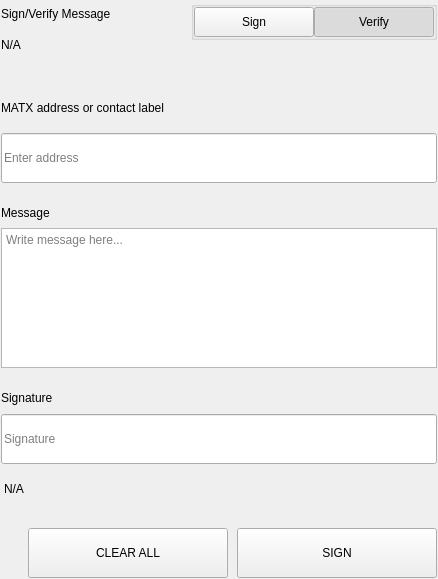
<?xml version="1.0" encoding="UTF-8"?>
<ui version="4.0">
 <class>SettingsSignMessageWidgets</class>
 <widget class="QWidget" name="SettingsSignMessageWidgets">
  <property name="geometry">
   <rect>
    <x>0</x>
    <y>0</y>
    <width>438</width>
    <height>579</height>
   </rect>
  </property>
  <property name="windowTitle">
   <string notr="true">N/A</string>
  </property>
  <layout class="QVBoxLayout" name="verticalLayout">
   <property name="spacing">
    <number>0</number>
   </property>
   <property name="leftMargin">
    <number>0</number>
   </property>
   <property name="topMargin">
    <number>0</number>
   </property>
   <property name="rightMargin">
    <number>0</number>
   </property>
   <property name="bottomMargin">
    <number>0</number>
   </property>
   <item>
    <widget class="QWidget" name="left" native="true">
     <layout class="QVBoxLayout" name="verticalLayout_3">
      <property name="leftMargin">
       <number>0</number>
      </property>
      <property name="topMargin">
       <number>0</number>
      </property>
      <property name="rightMargin">
       <number>0</number>
      </property>
      <property name="bottomMargin">
       <number>0</number>
      </property>
      <item>
       <widget class="QWidget" name="container_sign" native="true">
        <layout class="QVBoxLayout" name="verticalLayout_2">
         <property name="spacing">
          <number>0</number>
         </property>
         <property name="leftMargin">
          <number>1</number>
         </property>
         <property name="topMargin">
          <number>1</number>
         </property>
         <property name="rightMargin">
          <number>1</number>
         </property>
         <property name="bottomMargin">
          <number>1</number>
         </property>
         <item>
          <layout class="QHBoxLayout" name="horizontalLayout_3" stretch="3,1">
           <property name="spacing">
            <number>40</number>
           </property>
           <item>
            <layout class="QVBoxLayout" name="verticalLayoutTitle">
             <property name="spacing">
              <number>5</number>
             </property>
             <item>
              <widget class="QLabel" name="labelTitle">
               <property name="text">
                <string>Sign/Verify Message</string>
               </property>
              </widget>
             </item>
             <item>
              <widget class="QLabel" name="labelSubtitle1">
               <property name="text">
                <string notr="true">N/A</string>
               </property>
               <property name="wordWrap">
                <bool>true</bool>
               </property>
              </widget>
             </item>
            </layout>
           </item>
           <item alignment="Qt::AlignRight|Qt::AlignTop">
            <widget class="QWidget" name="containerSwitch" native="true">
             <property name="styleSheet">
              <string notr="true">#containerSwitch{
	padding-top:9px;
}</string>
             </property>
             <layout class="QVBoxLayout" name="verticalLayout_6">
              <property name="spacing">
               <number>4</number>
              </property>
              <property name="leftMargin">
               <number>0</number>
              </property>
              <property name="topMargin">
               <number>0</number>
              </property>
              <property name="rightMargin">
               <number>0</number>
              </property>
              <property name="bottomMargin">
               <number>0</number>
              </property>
              <item alignment="Qt::AlignRight">
               <widget class="QGroupBox" name="groupBox">
                <property name="sizePolicy">
                 <sizepolicy hsizetype="Fixed" vsizetype="Preferred">
                  <horstretch>0</horstretch>
                  <verstretch>0</verstretch>
                 </sizepolicy>
                </property>
                <property name="title">
                 <string/>
                </property>
                <property name="alignment">
                 <set>Qt::AlignRight|Qt::AlignTop|Qt::AlignTrailing</set>
                </property>
                <layout class="QHBoxLayout" name="horizontalLayout_4">
                 <property name="spacing">
                  <number>0</number>
                 </property>
                 <property name="leftMargin">
                  <number>0</number>
                 </property>
                 <property name="topMargin">
                  <number>0</number>
                 </property>
                 <property name="rightMargin">
                  <number>0</number>
                 </property>
                 <property name="bottomMargin">
                  <number>0</number>
                 </property>
                 <item>
                  <widget class="QPushButton" name="pushSign">
                   <property name="minimumSize">
                    <size>
                     <width>120</width>
                     <height>30</height>
                    </size>
                   </property>
                   <property name="maximumSize">
                    <size>
                     <width>120</width>
                     <height>30</height>
                    </size>
                   </property>
                   <property name="focusPolicy">
                    <enum>Qt::NoFocus</enum>
                   </property>
                   <property name="text">
                    <string>Sign</string>
                   </property>
                   <property name="checkable">
                    <bool>true</bool>
                   </property>
                   <property name="autoExclusive">
                    <bool>true</bool>
                   </property>
                  </widget>
                 </item>
                 <item>
                  <widget class="QPushButton" name="pushVerify">
                   <property name="minimumSize">
                    <size>
                     <width>120</width>
                     <height>30</height>
                    </size>
                   </property>
                   <property name="maximumSize">
                    <size>
                     <width>120</width>
                     <height>30</height>
                    </size>
                   </property>
                   <property name="focusPolicy">
                    <enum>Qt::NoFocus</enum>
                   </property>
                   <property name="text">
                    <string>Verify</string>
                   </property>
                   <property name="checkable">
                    <bool>true</bool>
                   </property>
                   <property name="checked">
                    <bool>true</bool>
                   </property>
                   <property name="autoExclusive">
                    <bool>true</bool>
                   </property>
                  </widget>
                 </item>
                </layout>
               </widget>
              </item>
              <item alignment="Qt::AlignHCenter|Qt::AlignTop">
               <widget class="QLabel" name="labelSubtitleSwitch">
                <property name="text">
                 <string/>
                </property>
                <property name="alignment">
                 <set>Qt::AlignRight|Qt::AlignTrailing|Qt::AlignVCenter</set>
                </property>
               </widget>
              </item>
             </layout>
            </widget>
           </item>
          </layout>
         </item>
         <item>
          <spacer name="verticalSpacer_2">
           <property name="orientation">
            <enum>Qt::Vertical</enum>
           </property>
           <property name="sizeType">
            <enum>QSizePolicy::Fixed</enum>
           </property>
           <property name="sizeHint" stdset="0">
            <size>
             <width>20</width>
             <height>40</height>
            </size>
           </property>
          </spacer>
         </item>
         <item>
          <widget class="QWidget" name="containerAddress" native="true">
           <property name="sizePolicy">
            <sizepolicy hsizetype="Preferred" vsizetype="Fixed">
             <horstretch>0</horstretch>
             <verstretch>0</verstretch>
            </sizepolicy>
           </property>
           <layout class="QVBoxLayout" name="verticalLayout_5" stretch="0,0">
            <property name="spacing">
             <number>15</number>
            </property>
            <property name="leftMargin">
             <number>0</number>
            </property>
            <property name="topMargin">
             <number>0</number>
            </property>
            <property name="rightMargin">
             <number>0</number>
            </property>
            <property name="bottomMargin">
             <number>0</number>
            </property>
            <item>
             <widget class="QLabel" name="labelSubtitleAddress">
              <property name="minimumSize">
               <size>
                <width>0</width>
                <height>20</height>
               </size>
              </property>
              <property name="maximumSize">
               <size>
                <width>16777215</width>
                <height>20</height>
               </size>
              </property>
              <property name="text">
               <string>MATX address or contact label</string>
              </property>
             </widget>
            </item>
            <item>
             <widget class="QLineEdit" name="addressIn_SM">
              <property name="minimumSize">
               <size>
                <width>0</width>
                <height>50</height>
               </size>
              </property>
              <property name="maximumSize">
               <size>
                <width>16777215</width>
                <height>50</height>
               </size>
              </property>
              <property name="placeholderText">
               <string>Enter address</string>
              </property>
             </widget>
            </item>
           </layout>
          </widget>
         </item>
         <item>
          <spacer name="verticalSpacer_3">
           <property name="orientation">
            <enum>Qt::Vertical</enum>
           </property>
           <property name="sizeType">
            <enum>QSizePolicy::Fixed</enum>
           </property>
           <property name="sizeHint" stdset="0">
            <size>
             <width>20</width>
             <height>20</height>
            </size>
           </property>
          </spacer>
         </item>
         <item>
          <layout class="QVBoxLayout" name="verticalLayout_9">
           <property name="spacing">
            <number>5</number>
           </property>
           <item>
            <widget class="QLabel" name="labelSubtitleMessage">
             <property name="minimumSize">
              <size>
               <width>0</width>
               <height>20</height>
              </size>
             </property>
             <property name="maximumSize">
              <size>
               <width>16777215</width>
               <height>20</height>
              </size>
             </property>
             <property name="text">
              <string>Message</string>
             </property>
            </widget>
           </item>
           <item>
            <widget class="QPlainTextEdit" name="messageIn_SM">
             <property name="minimumSize">
              <size>
               <width>0</width>
               <height>140</height>
              </size>
             </property>
             <property name="maximumSize">
              <size>
               <width>16777215</width>
               <height>140</height>
              </size>
             </property>
             <property name="placeholderText">
              <string>Write message here...</string>
             </property>
            </widget>
           </item>
          </layout>
         </item>
         <item>
          <spacer name="verticalSpacer_4">
           <property name="orientation">
            <enum>Qt::Vertical</enum>
           </property>
           <property name="sizeType">
            <enum>QSizePolicy::Fixed</enum>
           </property>
           <property name="sizeHint" stdset="0">
            <size>
             <width>20</width>
             <height>20</height>
            </size>
           </property>
          </spacer>
         </item>
         <item>
          <widget class="QWidget" name="widget" native="true">
           <property name="minimumSize">
            <size>
             <width>0</width>
             <height>75</height>
            </size>
           </property>
           <property name="maximumSize">
            <size>
             <width>16777215</width>
             <height>16777215</height>
            </size>
           </property>
           <layout class="QVBoxLayout" name="verticalLayout_4">
            <property name="leftMargin">
             <number>0</number>
            </property>
            <property name="topMargin">
             <number>0</number>
            </property>
            <property name="rightMargin">
             <number>0</number>
            </property>
            <property name="bottomMargin">
             <number>0</number>
            </property>
            <item>
             <widget class="QLabel" name="labelSubtitleSignature">
              <property name="minimumSize">
               <size>
                <width>0</width>
                <height>20</height>
               </size>
              </property>
              <property name="maximumSize">
               <size>
                <width>16777215</width>
                <height>20</height>
               </size>
              </property>
              <property name="text">
               <string>Signature</string>
              </property>
             </widget>
            </item>
            <item>
             <widget class="QLineEdit" name="signatureOut_SM">
              <property name="minimumSize">
               <size>
                <width>0</width>
                <height>50</height>
               </size>
              </property>
              <property name="placeholderText">
               <string>Signature</string>
              </property>
             </widget>
            </item>
           </layout>
          </widget>
         </item>
         <item>
          <widget class="QLabel" name="statusLabel_SM">
           <property name="styleSheet">
            <string notr="true">padding-top:5px;</string>
           </property>
           <property name="text">
            <string notr="true">N/A</string>
           </property>
          </widget>
         </item>
         <item>
          <spacer name="verticalSpacer">
           <property name="orientation">
            <enum>Qt::Vertical</enum>
           </property>
           <property name="sizeType">
            <enum>QSizePolicy::Fixed</enum>
           </property>
           <property name="sizeHint" stdset="0">
            <size>
             <width>20</width>
             <height>20</height>
            </size>
           </property>
          </spacer>
         </item>
         <item>
          <layout class="QHBoxLayout" name="horizontalLayout_7">
           <property name="spacing">
            <number>9</number>
           </property>
           <item>
            <spacer name="horizontalSpacer_5">
             <property name="orientation">
              <enum>Qt::Horizontal</enum>
             </property>
             <property name="sizeType">
              <enum>QSizePolicy::Expanding</enum>
             </property>
             <property name="sizeHint" stdset="0">
              <size>
               <width>40</width>
               <height>20</height>
              </size>
             </property>
            </spacer>
           </item>
           <item>
            <widget class="QPushButton" name="pushButtonClear">
             <property name="minimumSize">
              <size>
               <width>200</width>
               <height>50</height>
              </size>
             </property>
             <property name="focusPolicy">
              <enum>Qt::NoFocus</enum>
             </property>
             <property name="text">
              <string>CLEAR ALL</string>
             </property>
            </widget>
           </item>
           <item>
            <widget class="QPushButton" name="pushButtonSave">
             <property name="minimumSize">
              <size>
               <width>200</width>
               <height>50</height>
              </size>
             </property>
             <property name="maximumSize">
              <size>
               <width>200</width>
               <height>50</height>
              </size>
             </property>
             <property name="focusPolicy">
              <enum>Qt::NoFocus</enum>
             </property>
             <property name="text">
              <string>SIGN</string>
             </property>
            </widget>
           </item>
          </layout>
         </item>
        </layout>
       </widget>
      </item>
     </layout>
    </widget>
   </item>
  </layout>
 </widget>
 <resources/>
 <connections/>
</ui>
